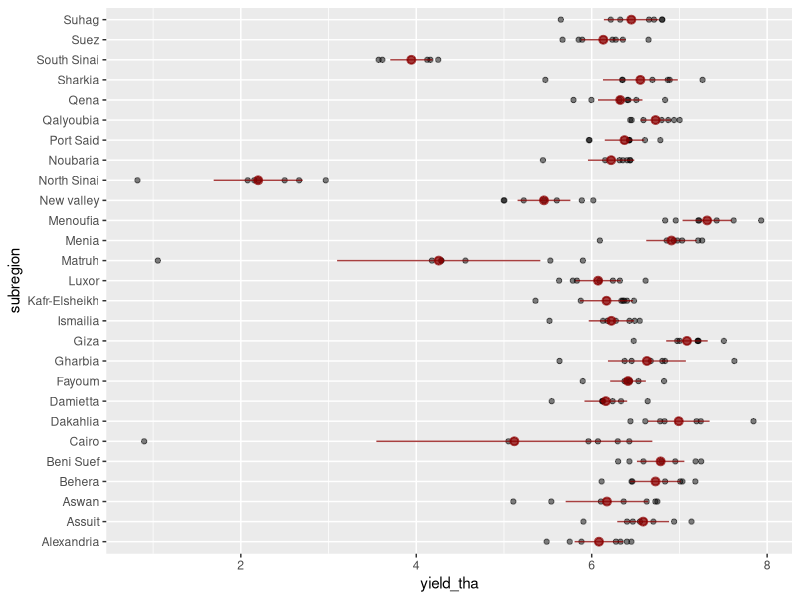

The R source for this figure: (Note: this script raises an error after producing the figure.)
### ------------------------------------------------------------------------ ###
###                           Clean extracted data                           ###
### ------------------------------------------------------------------------ ###

suppressPackageStartupMessages(
  library(tidyverse)
)

standard_error <- function(x) {
  abs(qnorm(0.025)) * (sd(x, na.rm = TRUE) / sqrt(length(x)))
}

# Load actual yields in international units (iu)
data_iu <- as_tibble(read.csv(file.path("data/actual-yields/extracted", 
                              "EGY_actual_yields.csv")))

# Chandra confirmed that the 'Tota' land type category was the sum of
# Old land + New land + Delta. There is no mention of delta in the raw data set
# but this might explain the big discrepency explain in the year 2018 especially.
# bottom line -> keeping only Tota (discarding values for Old and New Land)
data_iu <- data_iu %>% filter(land_type == "Tota") 

# Aggregate variables for year and governorates (over variety)
d <- data_iu %>%   
group_by(year, Governorates) %>% 
  summarise(across(c(Area_ha, Prod_ton), sum, na.rm = TRUE),
            Yield_tonha = mean(Yield_tonha, na.rm = TRUE),
            .groups = "drop")

names(d) <- tolower(names(d))
d <- d %>% rename(yield_tha = yield_tonha,
                  production_t = prod_ton,
                  subregion = governorates)

duplicate_by_year <- d %>%
  group_by(year) %>%
  select(year, subregion) %>%
  summarise(nb_dup = sum(duplicated(subregion))) 
no_duplicate_subregion <- all(duplicate_by_year$nb_dup == 0)
stopifnot(no_duplicate_subregion)


# summary(d$yield_tha)
# summary(d$area_ha)
# summary(d$prod_ton)
# hist(d$yield_tha, breaks = 100)
# hist(log(d$area_ha), breaks = 100)

mean_yield_subregion <- d %>% 
  group_by(subregion) %>% 
  summarise(mean_yield = mean(yield_tha, na.rm = TRUE),
            ste_yield = standard_error(yield_tha)) %>% 
  mutate(upperbound = mean_yield + ste_yield,
         lowerbound = mean_yield - ste_yield)

plot_yield_subregion <- ggplot(d, aes(x = subregion, y = yield_tha))+
  geom_point(alpha = 0.5, na.rm = TRUE)+
  coord_flip()+
  geom_pointrange(data = mean_yield_subregion,
                  aes(y = mean_yield, ymin = lowerbound, ymax = upperbound),
                  colour = "darkred",
                  alpha = 0.75)
plot_yield_subregion

d %>% 
  filter(yield_tha < 2)
d %>% 
  filter(is.na(yield_tha))

## Add crop name
d$crop <- "Irrigated wheat"

d <- d %>% 
  select(crop, year, subregion, everything()) %>% 
  arrange(crop, year, subregion)

write_csv(d, "data/actual-yields/cleaned/EGY_ya_cleaned.csv")




